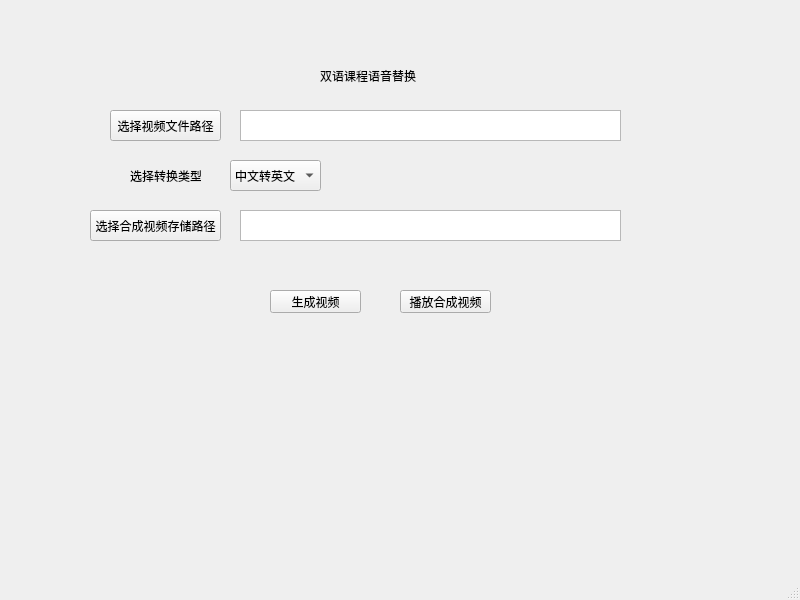
<?xml version="1.0" encoding="UTF-8"?>
<ui version="4.0">
 <class>MainWindow</class>
 <widget class="QMainWindow" name="MainWindow">
  <property name="geometry">
   <rect>
    <x>0</x>
    <y>0</y>
    <width>800</width>
    <height>600</height>
   </rect>
  </property>
  <property name="windowTitle">
   <string>MainWindow</string>
  </property>
  <widget class="QWidget" name="centralwidget">
   <widget class="QPushButton" name="pushButton">
    <property name="geometry">
     <rect>
      <x>270</x>
      <y>290</y>
      <width>91</width>
      <height>23</height>
     </rect>
    </property>
    <property name="text">
     <string>生成视频</string>
    </property>
   </widget>
   <widget class="QComboBox" name="comboBox">
    <property name="geometry">
     <rect>
      <x>230</x>
      <y>160</y>
      <width>91</width>
      <height>31</height>
     </rect>
    </property>
    <item>
     <property name="text">
      <string>中文转英文</string>
     </property>
    </item>
    <item>
     <property name="text">
      <string>中文转中文</string>
     </property>
    </item>
    <item>
     <property name="text">
      <string>英文转中文</string>
     </property>
    </item>
    <item>
     <property name="text">
      <string>英文转英文</string>
     </property>
    </item>
   </widget>
   <widget class="QLabel" name="label_2">
    <property name="geometry">
     <rect>
      <x>320</x>
      <y>60</y>
      <width>191</width>
      <height>31</height>
     </rect>
    </property>
    <property name="styleSheet">
     <string notr="true">font: 11pt &quot;华文中宋&quot;;</string>
    </property>
    <property name="text">
     <string>双语课程语音替换</string>
    </property>
   </widget>
   <widget class="QPushButton" name="pushButton_2">
    <property name="geometry">
     <rect>
      <x>110</x>
      <y>110</y>
      <width>111</width>
      <height>31</height>
     </rect>
    </property>
    <property name="text">
     <string>选择视频文件路径</string>
    </property>
   </widget>
   <widget class="QLabel" name="label">
    <property name="geometry">
     <rect>
      <x>130</x>
      <y>160</y>
      <width>71</width>
      <height>31</height>
     </rect>
    </property>
    <property name="text">
     <string>选择转换类型</string>
    </property>
   </widget>
   <widget class="QPushButton" name="pushButton_3">
    <property name="geometry">
     <rect>
      <x>90</x>
      <y>210</y>
      <width>131</width>
      <height>31</height>
     </rect>
    </property>
    <property name="text">
     <string>选择合成视频存储路径</string>
    </property>
   </widget>
   <widget class="QPushButton" name="pushButton_4">
    <property name="geometry">
     <rect>
      <x>400</x>
      <y>290</y>
      <width>91</width>
      <height>23</height>
     </rect>
    </property>
    <property name="text">
     <string>播放合成视频</string>
    </property>
   </widget>
   <widget class="QTextBrowser" name="textBrowser">
    <property name="geometry">
     <rect>
      <x>240</x>
      <y>110</y>
      <width>381</width>
      <height>31</height>
     </rect>
    </property>
   </widget>
   <widget class="QTextBrowser" name="textBrowser_2">
    <property name="geometry">
     <rect>
      <x>240</x>
      <y>210</y>
      <width>381</width>
      <height>31</height>
     </rect>
    </property>
   </widget>
  </widget>
  <widget class="QMenuBar" name="menubar">
   <property name="geometry">
    <rect>
     <x>0</x>
     <y>0</y>
     <width>800</width>
     <height>23</height>
    </rect>
   </property>
  </widget>
  <widget class="QStatusBar" name="statusbar"/>
 </widget>
 <resources/>
 <connections/>
</ui>
